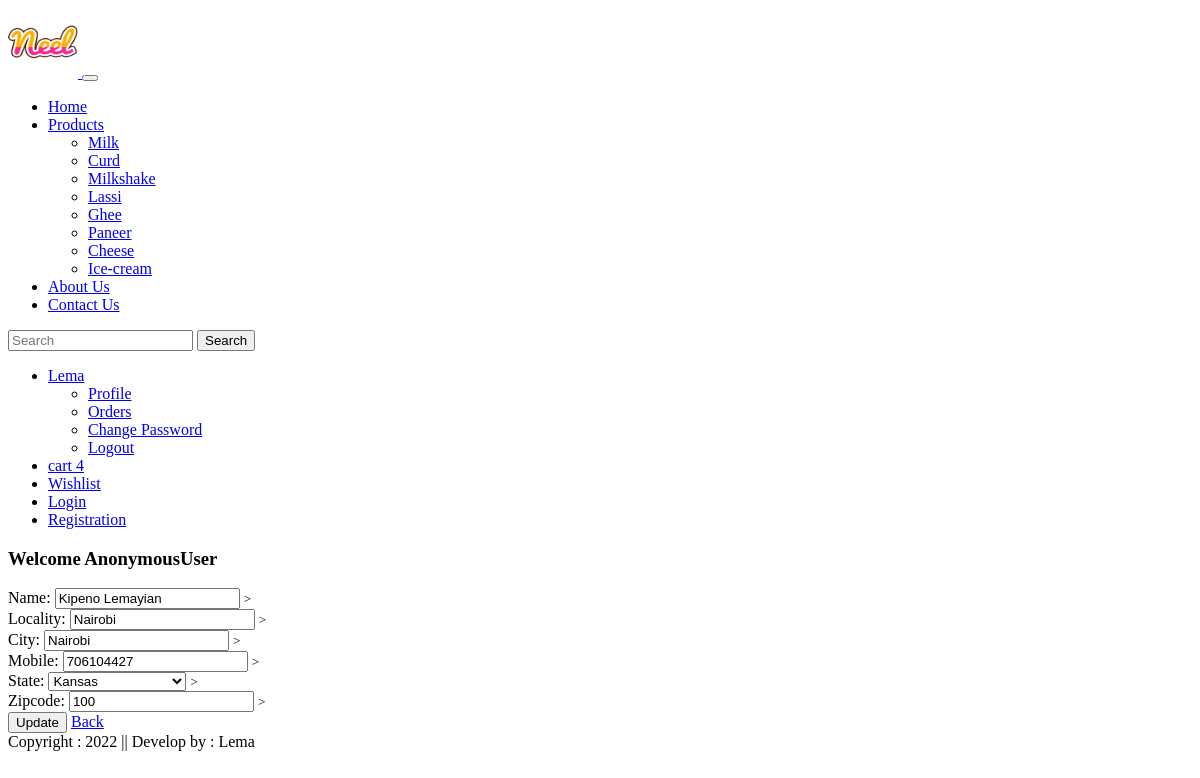
/updateAddress/3, run on an earlier commit of the app's database.
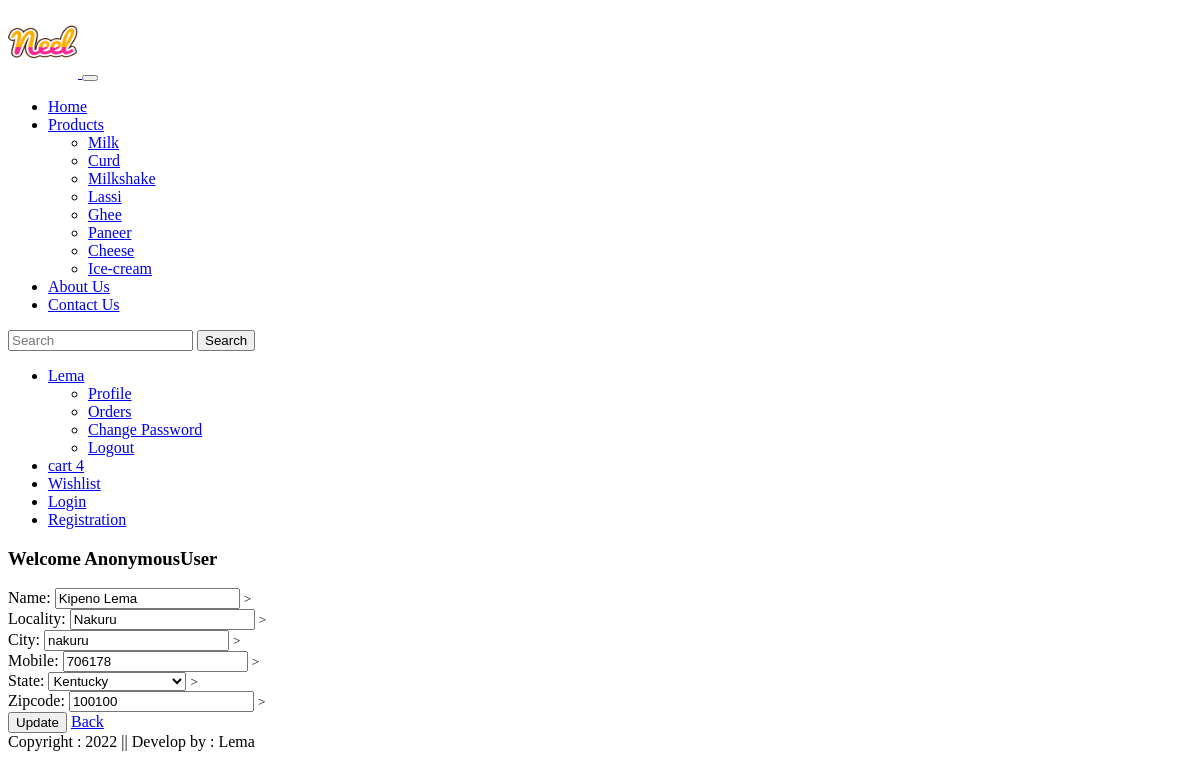
And on a later commit of the database.
### app/models.py (models this page shows, shortened)
class Customer(models.Model):
    user = models.ForeignKey(User, on_delete=models.CASCADE)
    name = models.CharField(max_length=200)
    locality = models.CharField(max_length=200)
    city = models.CharField(max_length=50)
    mobile = models.IntegerField(default=0)
    zipcode = models.IntegerField()
    state = models.CharField(choices=STATE_CHOICES, max_length=100)

### app/views.py (the view, shortened to what this page needs)
# urls.py: path('updateAddress/<int:pk>', views.updateAddress.as_view(), name="updateAddress"),
class updateAddress(View):
    def get(self, request, pk):
        add = Customer.objects.get(pk=pk)
        form = CustomerProfileForm(instance=add)
        return render(request, "app/updateAddress.html",locals())

### app/forms.py
class CustomerProfileForm(forms.ModelForm):
    class Meta:
        model = Customer
        fields = ['name', 'locality', 'city', 'mobile', 'state', 'zipcode']
        widgets={
           'name': forms.TextInput(attrs={'class': 'form-control'}),
           'locality': forms.TextInput(attrs={'class': 'form-control'}),
           'city': forms.TextInput(attrs={'class': 'form-control'}),
           'mobile': forms.NumberInput(attrs={'class': 'form-control'}),
           'state': forms.Select(attrs={'class': 'form-control'}),
           'zipcode': forms.NumberInput(attrs={'class': 'form-control'}),
        }

### app/templates/app/updateAddress.html (shortened to what this page needs)
{% extends 'app/base.html' %}
{% load static %}
{% block main-content %}
<div class = "container my-5">
    <div class = "row">
     <h3>Welcome <span class = "text-capitalize">{{request.user}}</span></h3>
        <div class = "col-sm-8 offset-sm-1">
            <form action="" method="post">
                {% for fm in form %}
                    {{fm.label_tag}} {{fm}} <small class = "text-danger">>{{fm.errors|striptags}}</small><br>
                {% endfor %}
                <div class="col-12 mt-3">
                    <button type="submit" class="btn btn-primary"> Update</button>
                    <a href="{% url 'address' %}" type="button" class="btn btn-danger">Back</a>
                </div>
            </form>
        </div>
    </div>
</div>
{% endblock main-content %}

What changed in the data, as far as the page shows it:
changed Customer: name "Kipeno Lemayian" → "Kipeno Lema"; locality "Nairobi" → "Nakuru"; city "Nairobi" → "nakuru"; mobile "706104427" → "706178"; state "Kansas" → "Kentucky"; zipcode "100" → "100100"
